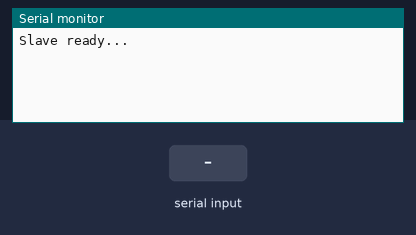
This sketch was run on a simulated Arduino Uno, built with avr-gcc and run on an emulated ATmega328P. Shown: the last lines printed to the serial monitor. The inputs (shaded band) are chosen by the test bench.

Above: at 2.8 s.
2.9 s: "1\n" received over the second serial link
At 4.2 s:
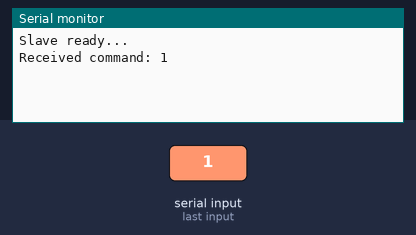
4.5 s: "0\n" received over the second serial link
At 5.8 s:
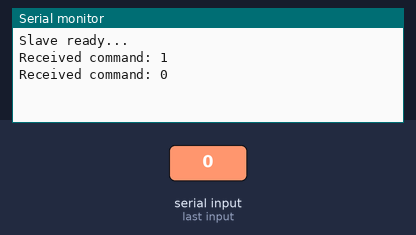
6.0 s: "2\n" received over the second serial link
At 6.6 s:
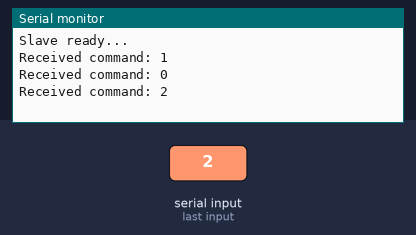

The sketch:

UART_Nanos_B.ino
```cpp
#include <SoftwareSerial.h>

SoftwareSerial masterSerial(2, 3); // RX, TX (for communication with the master)

void setup() {
  Serial.begin(9600);      // Communication with the PC
  masterSerial.begin(9600); // Communication with the master
  Serial.println("Slave ready...");
}

void loop() {
  // Check if there is a command from the master
  if (masterSerial.available()) {
    String command = masterSerial.readStringUntil('\n');
    Serial.println("Received command: " + command);

    // Respond to the master
    masterSerial.println("Acknowledged!");
  }

  delay(1000); // Wait before reading the next command
}
```

Measured:
- after the input at 2.9 s, the serial monitor: prints a new line after 0.10 s (image 1)
- after the input at 4.5 s, the serial monitor: prints a new line after 0.52 s (image 2)
- after the input at 6.0 s, the serial monitor: prints a new line at once (image 3)
